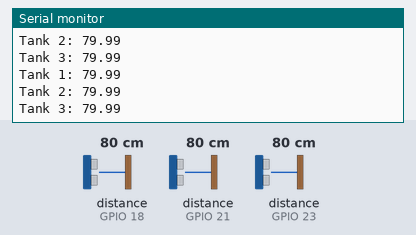
A sketch run on a simulated ESP32. Parts: the last lines printed to the serial monitor. Wiring (inferred from the names in the program): 3 × ultrasonic range finder: trigger GPIO 5, echo GPIO 18 / trigger GPIO 19, echo GPIO 21 / trigger GPIO 22, echo GPIO 23. Inputs (shaded band) come from the test bench; at power-on: distance to the obstacle (sensors on GPIO 23, GPIO 18, GPIO 21) 80 cm. The echo pulse lasts 58.3 µs per cm.

Above: at 5.9 s.
6.0 s: distance to the obstacle (sensor on GPIO 23) set to 26 cm
At 6.9 s:
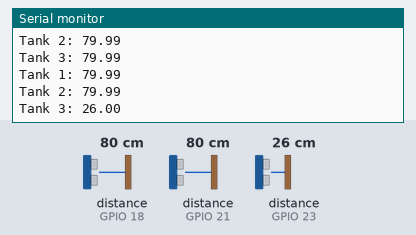
7.5 s: distance to the obstacle (sensor on GPIO 23) set to 21 cm
At 8.5 s:
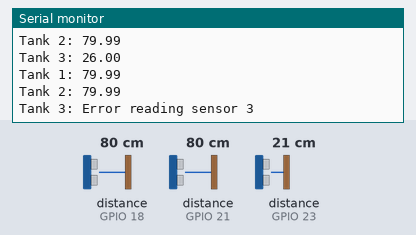
Timing chart, 0 to 10.5 s (numbered marks = the images above; inputs shaded):
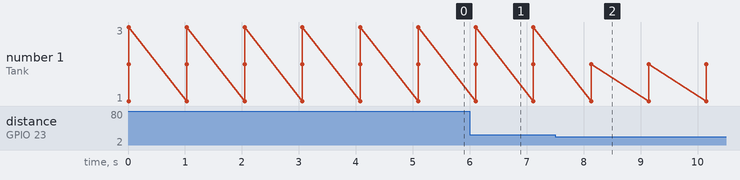

Measured:
- the behaviour switches between 25 and 24 cm on distance to the obstacle (sensor on GPIO 23) (found by bisection; images 1 and 2)
- after the input at 6.0 s, the serial monitor: prints a new line after 0.11 s (image 1)
- after the input at 7.5 s, the serial monitor: prints a new line after 0.63 s (image 2)

The sketch:

esp32.ino
```cpp
#include <Arduino.h>

// Define sensor pins
const int triggerPin1 = 5; // Adjust these pin numbers according to your ESP32 setup
const int echoPin1 = 18;
const int triggerPin2 = 19;
const int echoPin2 = 21;
const int triggerPin3 = 22;
const int echoPin3 = 23;

// Define constants
const float speedOfSound = 0.0343; // Speed of sound in cm/us
const int maxDistance = 450; // Maximum distance in cm
const int minDistance = 25; // Minimum distance in cm

// Function to read distance from a sensor
float readDistance(int triggerPin, int echoPin) {
    digitalWrite(triggerPin, LOW);
    delayMicroseconds(2);
    digitalWrite(triggerPin, HIGH);
    delayMicroseconds(10);
    digitalWrite(triggerPin, LOW);
    long duration = pulseIn(echoPin, HIGH);

    if (duration == 0) { // Timeout or no echo
        return -1.0; // Error value
    }

    float distance = duration * speedOfSound / 2;

    if (distance > maxDistance || distance < minDistance) { // Out of range
        return -2.0; // Error value
    }

    return distance;
}

void setup() {
    Serial.begin(9600);
    pinMode(triggerPin1, OUTPUT);
    pinMode(echoPin1, INPUT);
    pinMode(triggerPin2, OUTPUT);
    pinMode(echoPin2, INPUT);
    pinMode(triggerPin3, OUTPUT);
    pinMode(echoPin3, INPUT);
}

void loop() {
    float distance1 = readDistance(triggerPin1, echoPin1);
    float distance2 = readDistance(triggerPin2, echoPin2);
    float distance3 = readDistance(triggerPin3, echoPin3);

    Serial.print("Tank 1: ");
    if (distance1 < 0) {
        Serial.println("Error reading sensor 1");
    } else {
        Serial.println(distance1);
    }

    Serial.print("Tank 2: ");
    if (distance2 < 0) {
        Serial.println("Error reading sensor 2");
    } else {
        Serial.println(distance2);
    }

    Serial.print("Tank 3: ");
    if (distance3 < 0) {
        Serial.println("Error reading sensor 3");
    } else {
        Serial.println(distance3);
    }

    delay(1000); // Delay between readings
}
```
